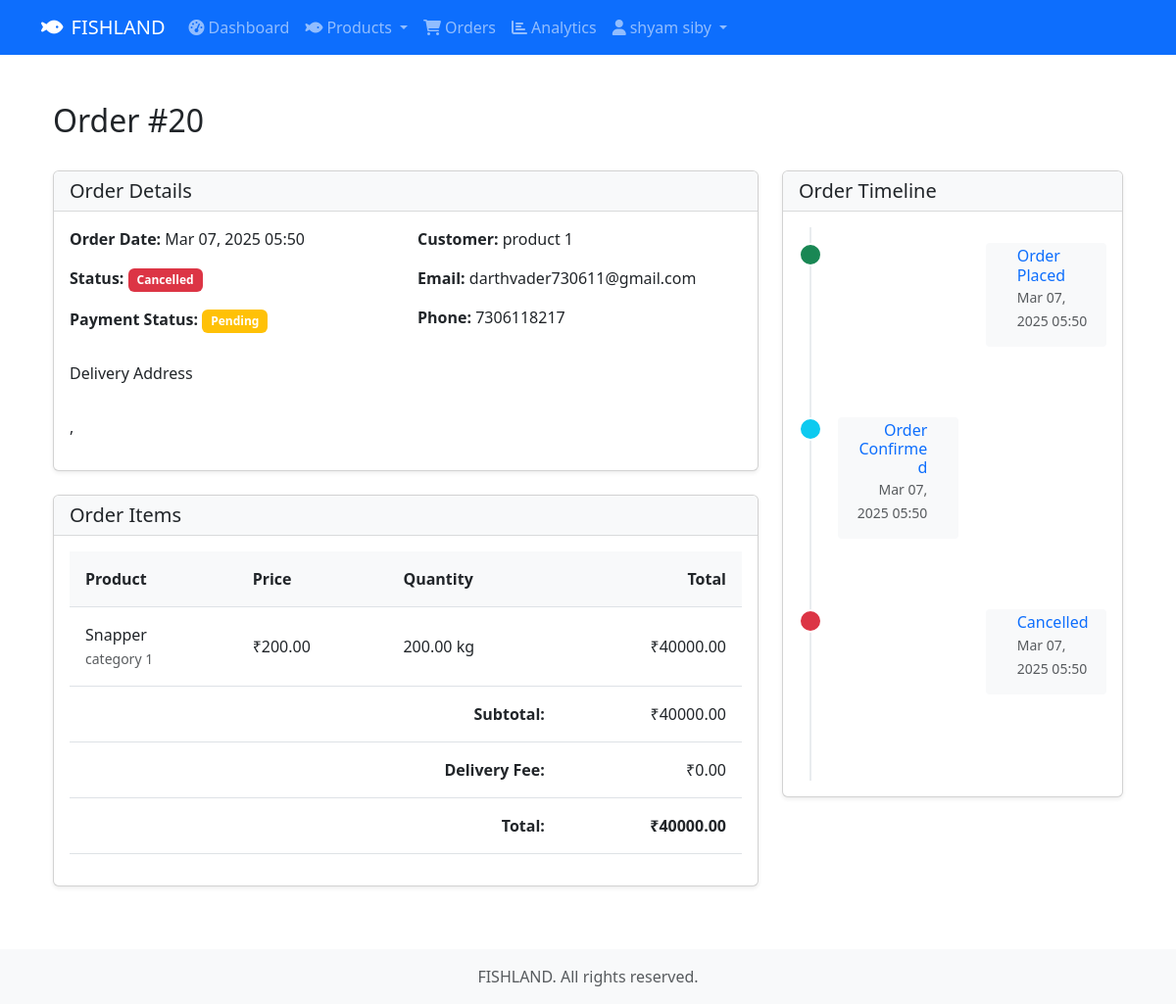
Page /seller/orders/20/ (signed in) on the committed database.
### accounts/models.py (models this page shows, shortened)
class User(AbstractUser):
    class Role(models.TextChoices):
        ADMIN = 'ADMIN', 'Admin'
        SELLER = 'SELLER', 'Seller'
        BUYER = 'BUYER', 'Buyer'
        DELIVERY_BOY = 'DELIVERY_BOY', 'Delivery Boy'
    email = models.EmailField(_('email address'), unique=True)
    role = models.CharField(max_length=15, choices=Role.choices, default=Role.BUYER)
    phone = PhoneNumberField(blank=True)  # Renamed from phone_number
    profile_picture = models.ImageField(upload_to=get_profile_image_path, blank=True, null=True)
    company_name = models.CharField(max_length=100, blank=True)
    address = models.TextField(blank=True)
    gst_number = models.CharField(max_length=15, blank=True)
    is_verified = models.BooleanField(default=False)
    is_deleted = models.BooleanField(default=False)
    USERNAME_FIELD = 'email'
    REQUIRED_FIELDS = ['username']
    @property
    def is_seller(self):
        return self.role == self.Role.SELLER

### orders/models.py (models this page shows, shortened)
class Order(models.Model):
    STATUS_CHOICES = [
        ('PENDING', 'Pending'),
        ('CONFIRMED', 'Confirmed'),
        ('PROCESSING', 'Processing'),
        ('ASSIGNED_TO_DELIVERY', 'Assigned to Delivery'),
        ('OUT_FOR_DELIVERY', 'Out for Delivery'),
        ('DELIVERED', 'Delivered'),
        ('CANCELLED', 'Cancelled'),
    ]
    PAYMENT_STATUS_CHOICES = [
        ('PENDING', 'Pending'),
        ('PAID', 'Paid'),
        ('FAILED', 'Failed'),
        ('REFUNDED', 'Refunded'),
    ]
    PAYMENT_METHOD_CHOICES = [
        ('COD', 'Cash on Delivery'),
        ('ONLINE', 'Online Payment'),
    ]
    CANCELLATION_REASON_CHOICES = [
        ('OUT_OF_STOCK', 'Out of Stock'),
        ('PRICE_MISMATCH', 'Price Mismatch'),
        ('QUALITY_ISSUES', 'Quality Issues'),
        ('DELIVERY_ISSUES', 'Cannot Deliver to Location'),
        ('OTHER', 'Other'),
    ]
    user = models.ForeignKey(settings.AUTH_USER_MODEL, on_delete=models.CASCADE, related_name='orders')
    delivery_boy = models.ForeignKey('delivery.DeliveryProfile', on_delete=models.SET_NULL, null=True, blank=True, related_name='assigned_orders')
    delivery_rating = models.IntegerField(null=True, blank=True, choices=[(i, i) for i in range(1, 6)])
    delivery_feedback = models.TextField(null=True, blank=True)
    order_number = models.CharField(max_length=20, unique=True)
    delivery_address = models.ForeignKey(
        Address,
        on_delete=models.PROTECT,
        related_name='orders',
        null=True,  # Allow null for existing records
    )
    status = models.CharField(max_length=20, choices=STATUS_CHOICES, default='PENDING')
    payment_status = models.CharField(max_length=20, choices=PAYMENT_STATUS_CHOICES, default='PENDING')
    payment_method = models.CharField(max_length=20, choices=PAYMENT_METHOD_CHOICES, default='COD')
    razorpay_order_id = models.CharField(max_length=100, blank=True, null=True)
    razorpay_payment_id = models.CharField(max_length=100, blank=True, null=True)
    razorpay_signature = models.CharField(max_length=200, blank=True, null=True)
    subtotal = models.DecimalField(max_digits=10, decimal_places=2)
    delivery_fee = models.DecimalField(max_digits=10, decimal_places=2)
    total = models.DecimalField(max_digits=10, decimal_places=2)
    delivery_date = models.DateField()
    delivery_time = models.CharField(max_length=10)  # Store as HH:MM format
    delivery_assigned_at = models.DateTimeField(null=True, blank=True)
    delivery_pickup_at = models.DateTimeField(null=True, blank=True)
    delivery_completed_at = models.DateTimeField(null=True, blank=True)
    estimated_delivery_time = models.DateTimeField(null=True, blank=True)
    delivery_feedback = models.TextField(null=True, blank=True)
    delivery_rating = models.IntegerField(null=True, blank=True, choices=[(i, i) for i in range(1, 6)])
    cancellation_reason = models.CharField(max_length=20, choices=CANCELLATION_REASON_CHOICES, null=True, blank=True)
    cancellation_note = models.TextField(blank=True, null=True)
    cancelled_at = models.DateTimeField(null=True, blank=True)
    created_at = models.DateTimeField(auto_now_add=True)
    updated_at = models.DateTimeField(auto_now=True)
    confirmed_at = models.DateTimeField(null=True, blank=True)
    processing_at = models.DateTimeField(null=True, blank=True)
    out_for_delivery_at = models.DateTimeField(null=True, blank=True)
    delivered_at = models.DateTimeField(null=True, blank=True)
    class Meta:
        ordering = ['-created_at']

class OrderItem(models.Model):
    order = models.ForeignKey(Order, related_name='order_items', on_delete=models.CASCADE)
    product = models.ForeignKey(Product, on_delete=models.PROTECT, related_name='order_items')
    quantity = models.DecimalField(max_digits=10, decimal_places=2)  # Changed to DecimalField for kg
    price_per_kg = models.DecimalField(max_digits=10, decimal_places=2)
    total = models.DecimalField(max_digits=10, decimal_places=2)

### products/models.py (models this page shows, shortened)
class Product(models.Model):
    seller = models.ForeignKey(settings.AUTH_USER_MODEL, on_delete=models.CASCADE)
    category = models.ForeignKey(Category, on_delete=models.SET_NULL, null=True)
    name = models.CharField(max_length=200)
    description = models.TextField()
    price_per_kg = models.DecimalField(max_digits=10, decimal_places=2)
    minimum_order_quantity = models.DecimalField(
        max_digits=10,
        decimal_places=2,
        validators=[MinValueValidator(0.01)]
    )
    stock_quantity = models.DecimalField(
        max_digits=10,
        decimal_places=2,
        validators=[MinValueValidator(0.0)]
    )
    image = models.ImageField(upload_to='product_images/')
    is_available = models.BooleanField(default=True)
    is_approved = models.BooleanField(default=False)
    created_at = models.DateTimeField(auto_now_add=True)
    updated_at = models.DateTimeField(auto_now=True)

class Category(models.Model):
    name = models.CharField(max_length=100)
    description = models.TextField(blank=True)
    image = models.ImageField(upload_to='category_images/', blank=True)
    class Meta:
        verbose_name_plural = 'Categories'

### seller/views.py (the view)
# urls.py: path('orders/<int:order_id>/', views.order_detail, name='order_detail'),
@login_required
def order_detail(request, order_id):
    if not request.user.is_seller:
        messages.error(request, "You don't have permission to access this page.")
        return redirect('shop:home')
    order = get_object_or_404(Order, id=order_id)
    if not order.order_items.filter(product__seller=request.user).exists():
        messages.error(request, "You don't have permission to view this order.")
        return redirect('seller:order_list')
    order_items = order.order_items.filter(product__seller=request.user)
    context = {
        'order': order,
        'order_items': order_items
    }
    return render(request, 'seller/order_detail.html', context)

### templates/seller/order_detail.html (shortened to what this page needs)
{% extends 'seller/base.html' %}
{% load static %}
{% block content %}
<div class="container py-4">
    <div class="d-flex justify-content-between align-items-center mb-4">
        <h2>Order #{{ order.id }}</h2>
    </div>
    <div class="row">
        <div class="col-md-8">
            <div class="card mb-4">
                <div class="card-header">
                    <h5 class="card-title mb-0">Order Details</h5>
                </div>
                <div class="card-body">
                    <div class="row mb-3">
                        <div class="col-md-6">
                            <p><strong>Order Date:</strong> {{ order.created_at|date:"M d, Y H:i" }}</p>
                            <p><strong>Status:</strong>
                                <span class="badge
                                    {% if order.status == 'PENDING' %}bg-warning
                                    {% elif order.status == 'CONFIRMED' %}bg-info
                                    {% elif order.status == 'READY_FOR_DELIVERY' %}bg-primary
                                    {% elif order.status == 'DELIVERED' %}bg-success
                                    {% elif order.status == 'CANCELLED' %}bg-danger
                                    {% endif %}">
                                    {{ order.get_status_display }}
                                </span>
                            </p>
                            <p><strong>Payment Status:</strong>
                                <span class="badge {% if order.is_paid %}bg-success{% else %}bg-warning{% endif %}">
                                    {% if order.is_paid %}Paid{% else %}Pending{% endif %}
                                </span>
                            </p>
                        </div>
                        <div class="col-md-6">
                            <p><strong>Customer:</strong> {{ order.user.get_full_name }}</p>
                            <p><strong>Email:</strong> {{ order.user.email }}</p>
                            <p><strong>Phone:</strong> {{ order.user.phone }}</p>
                        </div>
                    </div>
                    <div class="mb-3">
                        <h6>Delivery Address</h6>
                        <address>
                            {{ order.address.address_line1 }}<br>
                            {{ order.address.city }}, {{ order.address.state }} {{ order.address.pincode }}<br>
                        </address>
                    </div>
                </div>
            </div>
            <div class="card">
                <div class="card-header">
                    <h5 class="card-title mb-0">Order Items</h5>
                </div>
                <div class="card-body">
                    <div class="table-responsive">
                        <table class="table">
                            <thead>
                                <tr>
                                    <th>Product</th>
                                    <th>Price</th>
                                    <th>Quantity</th>
                                    <th class="text-end">Total</th>
                                </tr>
                            </thead>
                            <tbody>
                                {% for item in order_items %}
                                <tr>
                                    <td>
                                        <div>{{ item.product.name }}</div>
                                        <small class="text-muted">{{ item.product.category.name }}</small>
                                    </td>
                                    <td>₹{{ item.price_per_kg }}</td>
                                    <td>{{ item.quantity }} kg</td>
                                    <td class="text-end">₹{{ item.total }}</td>
                                </tr>
                                {% endfor %}
                            </tbody>
                            <tfoot>
                                <tr>
                                    <td colspan="3" class="text-end"><strong>Subtotal:</strong></td>
                                    <td class="text-end">₹{{ order.subtotal }}</td>
                                </tr>
                                <tr>
                                    <td colspan="3" class="text-end"><strong>Delivery Fee:</strong></td>
                                    <td class="text-end">₹{{ order.delivery_fee }}</td>
                                </tr>
                                <tr>
                                    <td colspan="3" class="text-end"><strong>Total:</strong></td>
                                    <td class="text-end"><strong>₹{{ order.total }}</strong></td>
                                </tr>
                            </tfoot>
                        </table>
                    </div>
                </div>
            </div>
        </div>
        <div class="col-md-4">
            <div class="card">
                <div class="card-header">
                    <h5 class="card-title mb-0">Order Timeline</h5>
                </div>
                <div class="card-body">
                    <div class="timeline">
                        <div class="timeline-item">
                            <div class="timeline-marker bg-success"></div>
                            <div class="timeline-content">
                                <h6 class="mb-0">Order Placed</h6>
                                <small class="text-muted">{{ order.created_at|date:"M d, Y H:i" }}</small>
                            </div>
                        </div>
                        {% if order.confirmed_at %}
                        <div class="timeline-item">
                            <div class="timeline-marker bg-info"></div>
                            <div class="timeline-content">
                                <h6 class="mb-0">Order Confirmed</h6>
                                <small class="text-muted">{{ order.confirmed_at|date:"M d, Y H:i" }}</small>
                            </div>
                        </div>
                        {% endif %}
                        {% if order.cancelled_at %}
                        <div class="timeline-item">
                            <div class="timeline-marker bg-danger"></div>
                            <div class="timeline-content">
                                <h6 class="mb-0">Cancelled</h6>
                                <small class="text-muted">{{ order.cancelled_at|date:"M d, Y H:i" }}</small>
                            </div>
                        </div>
                        {% endif %}
                    </div>
                </div>
            </div>
        </div>
    </div>
</div>
{% endblock %}

### templates/seller/includes/nav.html (shortened to what this page needs)
<ul class="navbar-nav me-auto">
    <li class="nav-item">
        <a class="nav-link {% if request.resolver_match.url_name == 'dashboard' %}active{% endif %}"
           href="{% url 'seller:dashboard' %}">
            <i class="fas fa-tachometer-alt me-1"></i>Dashboard
        </a>
    </li>
    <li class="nav-item dropdown">
        <a class="nav-link dropdown-toggle {% if request.resolver_match.url_name in 'products,add_product,edit_product' %}active{% endif %}"
           href="#" id="productsDropdown" role="button" data-bs-toggle="dropdown">
            <i class="fas fa-fish me-1"></i>Products
        </a>
    </li>
    <li class="nav-item">
        <a class="nav-link {% if request.resolver_match.url_name == 'order_list' %}active{% endif %}"
           href="{% url 'seller:order_list' %}">
            <i class="fas fa-shopping-cart me-1"></i>Orders
        </a>
    </li>
    <li class="nav-item">
        <a class="nav-link {% if request.resolver_match.url_name == 'analytics' %}active{% endif %}"
           href="{% url 'seller:analytics' %}">
            <i class="fas fa-chart-bar me-1"></i>Analytics
        </a>
    </li>
    <li class="nav-item dropdown">
        <a class="nav-link dropdown-toggle" href="#" id="userDropdown" role="button" data-bs-toggle="dropdown">
            <i class="fas fa-user me-1"></i>{{ user.get_full_name|default:user.email }}
        </a>
    </li>
</ul>

### rows in the picture
User: get_full_name "shyam siby"
Order: id "20", created_at "Mar 07, 2025 05:50", status "Cancelled", user.get_full_name "product 1", user.email "darthvader730611@gmail.com", user.phone "7306118217", subtotal "40000.00", delivery_fee "0.00", total "40000.00", confirmed_at "Mar 07, 2025 05:50", cancelled_at "Mar 07, 2025 05:50"
OrderItem: product.name "Snapper", product.category.name "category 1", price_per_kg "200.00", quantity "200.00", total "40000.00"
